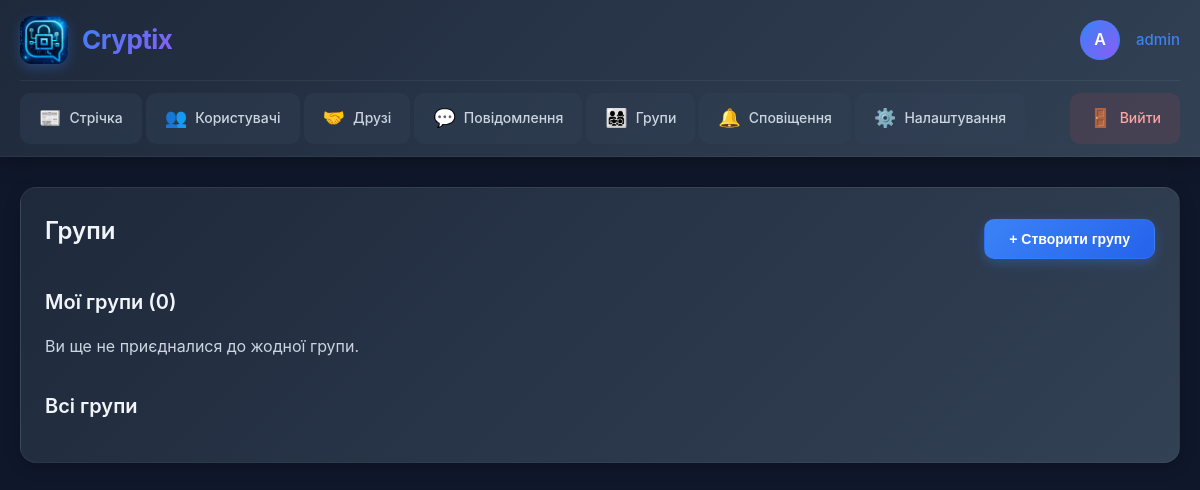
Before: /groups/ (signed in) with the older database file.
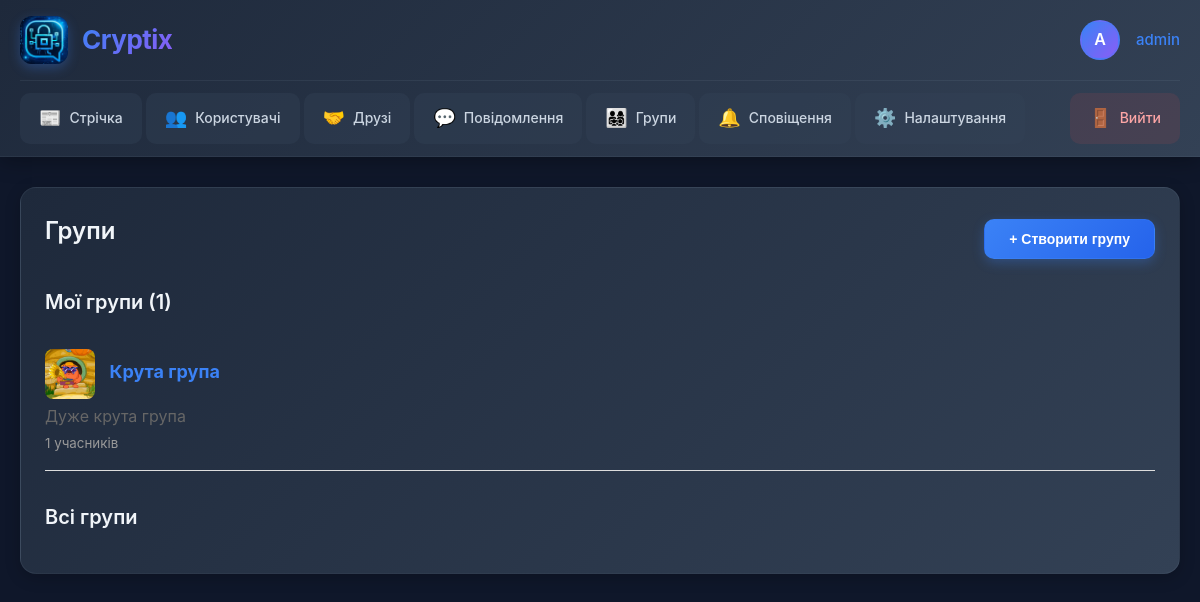
After: the same page with the newer database file.
### cryptix_app/models.py (models this page shows, shortened)
class Group(models.Model):
    name = models.CharField(max_length=100)
    description = models.TextField(blank=True)
    avatar = models.ImageField(upload_to='group_avatars/', blank=True, null=True)
    creator = models.ForeignKey(User, related_name='created_groups', on_delete=models.CASCADE)
    members = models.ManyToManyField(User, related_name='joined_groups', through='GroupMembership')
    is_private = models.BooleanField(default=False)
    created_at = models.DateTimeField(auto_now_add=True)
    updated_at = models.DateTimeField(auto_now=True)
    class Meta:
        ordering = ['-created_at']
    def members_count(self):
        return self.members.count()

### cryptix_app/views.py (the view)
# urls.py: path('groups/', views.groups_list, name='groups_list'),
@login_required
def groups_list(request):
    all_groups = Group.objects.all().prefetch_related('members')
    my_groups = request.user.joined_groups.all()
    return render(request, 'cryptix_app/groups_list.html', {
        'all_groups': all_groups,
        'my_groups': my_groups
    })

### cryptix_app/templates/cryptix_app/groups_list.html (shortened to what this page needs)
{% extends 'cryptix_app/base.html' %}
{% block content %}
<div class="card">
    <div style="display: flex; justify-content: space-between; align-items: center; margin-bottom: 20px;">
        <h2>Групи</h2>
        <a href="{% url 'group_create' %}">
            <button>+ Створити групу</button>
        </a>
    </div>
    <h3>Мої групи ({{ my_groups.count }})</h3>
    {% for group in my_groups %}
    <div style="border-bottom: 1px solid #ddd; padding: 15px 0;">
        <div style="display: flex; justify-content: space-between; align-items: center;">
            <div>
                {% if group.avatar %}
                <img src="{{ group.avatar.url }}" alt="{{ group.name }}" style="width: 50px; height: 50px; border-radius: 8px; margin-right: 10px; vertical-align: middle;">
                {% endif %}
                <a href="{% url 'group_detail' group.id %}" style="font-weight: bold; font-size: 18px;">{{ group.name }}</a>
                <p style="color: #666; margin-top: 5px;">{{ group.description|truncatewords:15 }}</p>
                <small style="color: #999;">{{ group.members_count }} учасників</small>
            </div>
        </div>
    </div>
    {% empty %}
    <p>Ви ще не приєдналися до жодної групи.</p>
    {% endfor %}
    <h3 style="margin-top: 30px;">Всі групи</h3>
</div>
{% endblock %}

Changed rows visible on the page:
added Group: avatar (picture), name "Крута група", description "Дуже крута група", members_count "1"
Other visible differences:
{{ my_groups.count }}: "0" → "1"
text no longer shown: "Ви ще не приєдналися до жодної групи."
